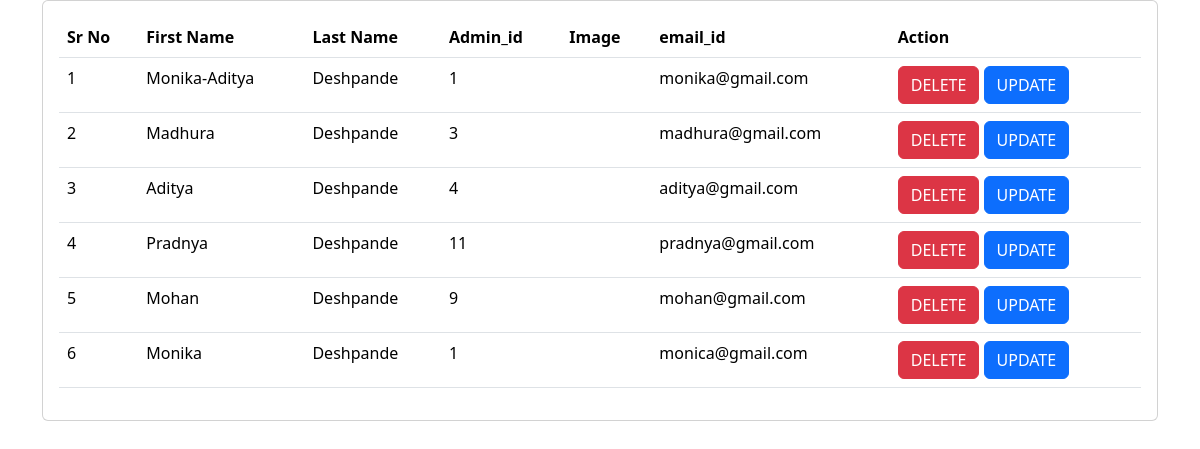
The page /python_quiz/admin_details/ on the database its author committed.
### python_quiz/models.py (models this page shows, shortened)
class administrator_login(models.Model):
    firstname = models.CharField(max_length=20, null=False)
    lastname = models.CharField(max_length=20, null=False)
    admin_id = models.CharField(max_length=100, null=False)
    image = models.ImageField(upload_to="administrator_login/", blank=True)
    email_id = models.EmailField(blank=True, primary_key= True)
    password = models.CharField(max_length=100, null=False)
    reenter_password = models.CharField(max_length=100, null=False)

### python_quiz/views.py (the view)
# urls.py: path('admin_details/', admin_details),
def admin_details(request):
    administrator_details = administrator_login.objects.all
    return render (request, "python_quiz/admin_details.html", {'administrator_details': administrator_details})

### templates/python_quiz/admin_details.html (shortened to what this page needs)
<!DOCTYPE html>
<html lang="en">
<head>
    <link href="https://cdn.jsdelivr.net/npm/bootstrap@5.3.2/dist/css/bootstrap.min.css" rel="stylesheet">
</head>
<body>
    <div class="container">
        <div class="row">
            <div class="col-md-12">
                <div class="card">
                    <div class="card-body">
                        <table class="table">
                            <thead>
                                <tr>
                                    <th>Sr No</th>
                                    <th>First Name</th>
                                    <th>Last Name</th>
                                    <th>Admin_id</th>
                                    <th>Image</th>
                                    <th>email_id</th>
                                    <th>Action</th>
                                </tr>
                            </thead>
                            <tbody>
                                {% for administrator_detail in administrator_details %}
                                <tr>
                                    <td>{{forloop.counter}}</td>
                                    <td>{{administrator_detail.firstname}}</td>
                                    <td>{{administrator_detail.lastname}}</td>
                                    <td>{{administrator_detail.admin_id}}</td>
                                    <td>{{administrator_detail.image}}</td>
                                    <td>{{administrator_detail.email_id}}</td>
                                    <td>
                                        <a class = "btn btn-danger" href="/python_quiz/delete/{{administrator_detail.email_id}}">DELETE</a>
                                        <a class = "btn btn-primary" href="/python_quiz/update/{{administrator_detail.email_id}}">UPDATE</a>
                                    </td>
                                </tr>
                                {% endfor %}
                            </tbody>
                    </div>
                </div>
            </div>
        </div>
    </div>
</body>
</html>

### rows shown on the page
administrator_login: firstname "Monika-Aditya", lastname "Deshpande", admin_id "1", email_id "monika@gmail.com"
administrator_login: firstname "Madhura", lastname "Deshpande", admin_id "3", email_id "madhura@gmail.com"
administrator_login: firstname "Aditya", lastname "Deshpande", admin_id "4", email_id "aditya@gmail.com"
administrator_login: firstname "Pradnya", lastname "Deshpande", admin_id "11", email_id "pradnya@gmail.com"
administrator_login: firstname "Mohan", lastname "Deshpande", admin_id "9", email_id "mohan@gmail.com"
administrator_login: firstname "Monika", lastname "Deshpande", admin_id "1", email_id "monica@gmail.com"
